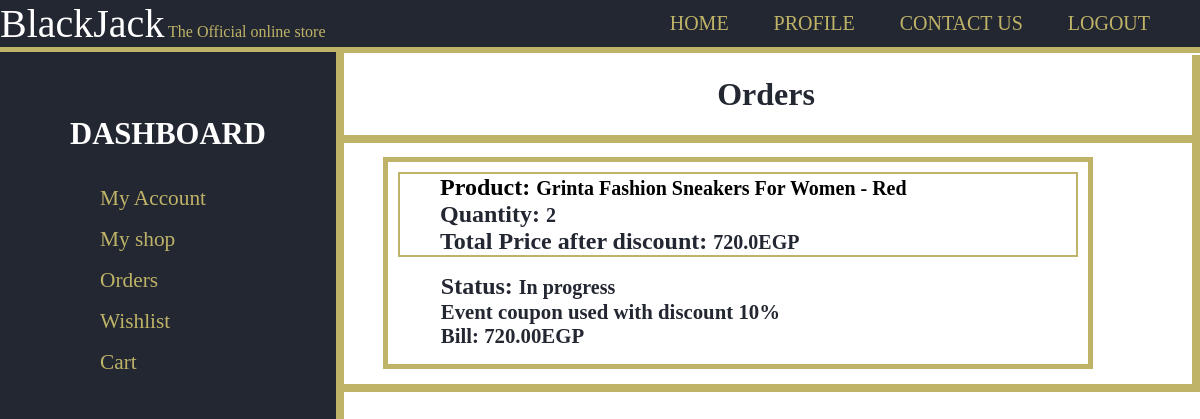
/orders/ (signed in), run on an earlier commit of the app's database.
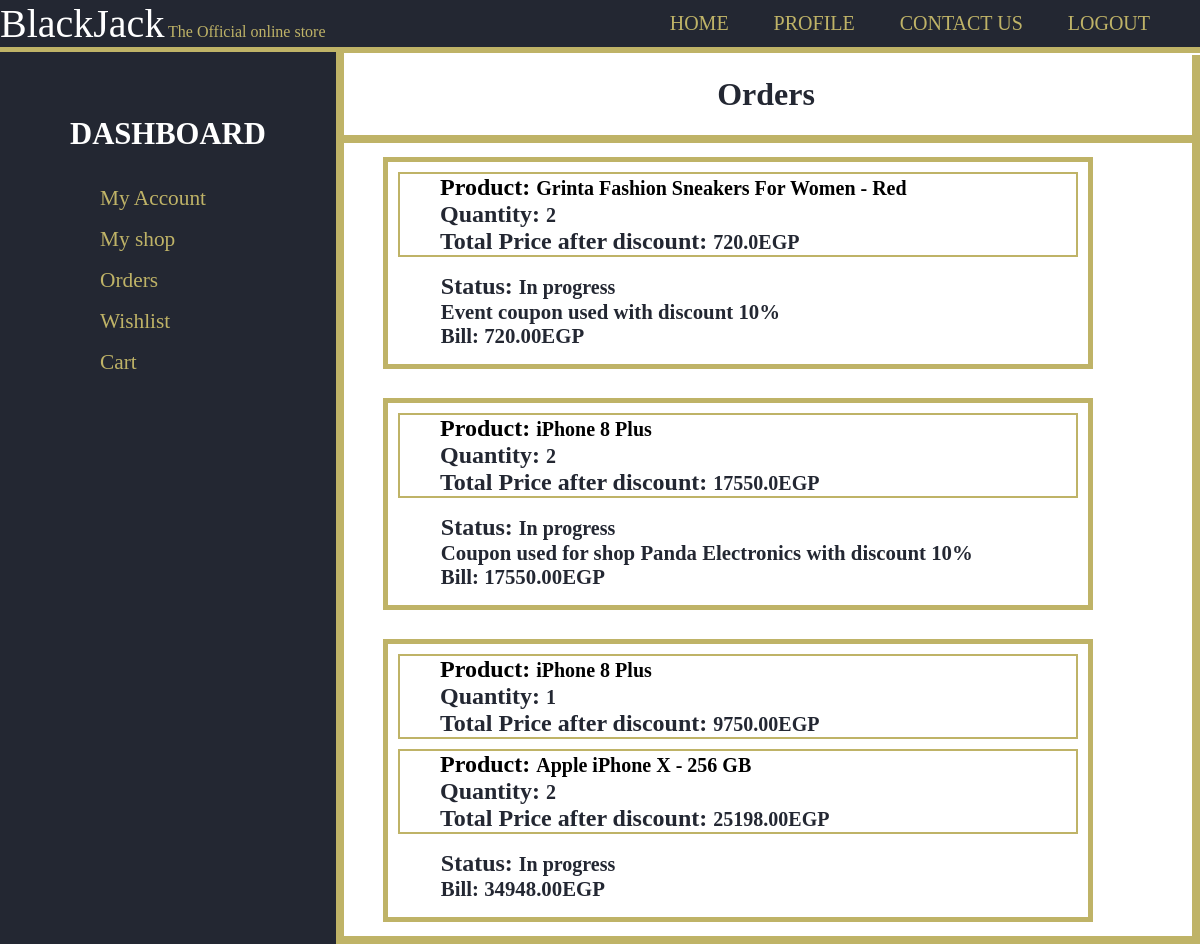
And on a later commit of the database.
### users/models.py (models this page shows, shortened)
class InCart(models.Model):
    product = models.ForeignKey('products.Product',on_delete=models.CASCADE,null=True,default=None)
    quantity = models.PositiveSmallIntegerField(default=1)

class Order(models.Model):
    id = models.UUIDField(primary_key=True, default=uuid.uuid4, editable=False)
    products = models.ManyToManyField('users.InCart', related_name="ordered_products")
    is_delivered = models.BooleanField(default=False)
    is_ordered = models.BooleanField(default=False)
    bill = models.FloatField(default=0.0)
    coupon = models.ForeignKey('shop.Coupon',on_delete=models.SET_NULL,null=True,blank=True)
    created = models.DateTimeField(auto_now=True)
    class Meta:
        ordering = ['created']

### products/models.py (models this page shows, shortened)
class Product(models.Model):
    id = models.UUIDField(primary_key=True, default=uuid.uuid4, editable=False)
    name = models.CharField(max_length=100)
    price = models.DecimalField(max_digits=7,decimal_places=2)
    description = models.TextField(blank=True)
    remaininginstock = models.PositiveSmallIntegerField(default=1)
    featured = models.BooleanField(default=False)
    image = models.ImageField(null=True,blank=True,upload_to='product_images/')
    shop = models.ForeignKey('shop.Shop',on_delete=models.CASCADE)
    reviews = models.ManyToManyField(Review, blank=True, related_name="reviews")
    categories = [
        ('clothing','Clothing'),
        ('tvs','TVs'),
        ('electronics','Electronics'),
        ('home_applicanes','Home Appliances'),
        ('furniture','Furniture'),
        ('other','Other')
    ]
    category_map={
        'clothing':'Clothing',
        'tvs':'TVs',
        'electronics':'Electronics',
        'home_appliances':'Home Appliances',
        'furniture':'Furniture',
        'other':'Other'
    }
    category = models.CharField(max_length=15,choices=categories,default='other')
    visits = models.IntegerField(default=0)

### shop/models.py (models this page shows, shortened)
class Coupon(models.Model):
    name = models.CharField(max_length=30)
    code = models.CharField(max_length=25,unique=True)
    activated = models.BooleanField()
    discount = models.PositiveSmallIntegerField()
    shop = models.ForeignKey('shop.Shop',on_delete=models.CASCADE,null=True,blank=True)
    created = models.DateTimeField(auto_now=True)
    coupon_types = [('shop','shop'),('event','event'),('user','user')]
    coupon_type = models.CharField(max_length=5,choices=coupon_types,default='shop')

class Shop(models.Model):
    name = models.CharField(max_length=30)
    description = models.TextField(max_length=100)
    address = models.TextField(max_length=100,)
    products = models.ManyToManyField(Product, blank=True, related_name="products")
    coupons = models.ManyToManyField('shop.Coupon',blank=True,default=None,related_name='shop_coupons')
    orders = models.ManyToManyField('users.Order',blank=True,default=None,related_name='shop_orders')
    featured = models.BooleanField(default=False)
    def __str__(self):
        return f"{self.name}"

### users/views.py (the view)
# urls.py: path('orders/',views.orders,name='shop_orders'),
@login_required
def orders(request):
    preferred_currency=get_preffered_currency(request)
    currency_ratio=get_currency_ratio(request)
    return render(request,'users/orders.html',{
        'orders':request.user.orders.all(),
        'currency_ratio':currency_ratio,
        'currency_symbol':currency_symbols[preferred_currency]
        })

### users/views.py (called while the page is built)
def get_currency_ratio(request):
    preferred_currency=get_preffered_currency(request)
    if preferred_currency=='EGP':
        return 1
    else:
        return requests.get('https://free.currconv.com/api/v7/convert',{'apiKey':config('API_KEY'),'q':'EGP'+'_'+preferred_currency,'compact':'ultra'}).json()['EGP'+'_'+preferred_currency]

def get_preffered_currency(request):
    if not request.user.is_authenticated:
        return 'EGP'
    if request.user.preferred_currency=='':
        return 'EGP'
    return request.user.preferred_currency

### users/templates/users/orders.html (shortened to what this page needs)
{% extends 'users/layout.html' %}
{% load mathfilters%}
{% block name %}Orders{% endblock %}
{% block body %}
{% if orders %}
<div id="items">
  <div class="itemscontainer">
    {% for order in orders %}
      <div class="item">
            {% for product in order.products.all %}
              <ul style="border:2px solid #BFB367; margin:10px; list-style-type:none;">
                <li><a href="{% url 'productpage' product.product.id %}"><span style="font-size: 1.5rem;">Product: </span><span style="font-size:20px;">{{product.product.name}}</span></a></li>
                <li><span style="font-size: 1.5rem;">Quantity: </span> <span style="font-size: 20px;">{{product.quantity}}</span></li>
                <li><span style="font-size: 1.5rem">Total Price after discount: </span><span style="font-size: 20px;">
                {% if order.coupon %}
                  {% if order.coupon.shop %}
                    {% if order.coupon.shop.name == product.product.shop.name%}
                      {{100|sub:order.coupon.discount|div:100|mul:product.product.price|mul:product.quantity}}{{currency_symbol}}
                    {% else %}
                      {{product.product.price|mul:product.quantity}}{{currency_symbol}}
                    {% endif %}
                  {% else %}
                      {{100|sub:order.coupon.discount|div:100|mul:product.product.price|mul:product.quantity}}{{currency_symbol}}
                  {% endif %}
                {% else %}
                    {{product.product.price|mul:product.quantity}}{{currency_symbol}}
                {% endif %}
                </span></li>
              </ul>
            {% endfor %}
          <ul style="list-style:none; margin-left:0.8em">
          <li><span style="font-size: 1.5rem;">Status: </span><span style="font-size: 20px;">{% if order.is_delivered %}Delivered{% else %}In progress{% endif %}</span></li>
          {% if order.coupon %}
                {% if order.coupon.shop %}
                  <li><span style="font-size: 1.3rem;"> Coupon used for shop {{order.coupon.shop}} with discount {{order.coupon.discount}}%</span></li>
                {% elif order.type == "user" %}
                  <li> <span style="font-size: 1.3rem;"> User coupon used with discount {{order.coupon.discount}}%</span></li>
                {% else %}
                  <li> <span style="font-size: 1.3rem;"> Event coupon used with discount {{order.coupon.discount}}%</span></li>
                {% endif %}
          {% endif %}
          <li> <span style="font-size: 1.3rem;">Bill: {{order.bill|mul:currency_ratio|floatformat:2}}{{currency_symbol}}</span></li>
          </ul>
      </div>
    {% endfor %}
  </div>
</div>
{% else %}
<div>
  <p style="font-size:2.5rem; text-align:center">You don't have any orders</p>
</div>
{% endif %}
{% endblock %}

### users/templates/users/layout.html (shortened to what this page needs)
{% load static %}
<!DOCTYPE html>
<html lang="en">
    <head>
    </head>
    <body>
        <header>
            <div class="Container">
                <div id="header">
                <span id="BlackJack">BlackJack</span>
                <span id="official">The Official online store </span>
            </div>
        <nav> <ul style="margin-top:12px;">
            {% if user.is_authenticated %}
                <li> <a href="{% url 'home' %}"> Home </a> </li>
                <li> <a href="{% url 'userdashboard' %}"> Profile </a></li>
                <li> <a href="{% url 'contactus' %}"> Contact Us </a></li>
                <li> <a href="{% url 'logout' %}">  Logout  </a> </li>
                {% else %}
                <li> <a href="{% url 'home' %}"> Home </a> </li>
                <li> <a href="{% url 'signup' %}">SignUp</a></li>
                <li> <a href="{% url 'login' %}">  Login  </a> </li>
            {% endif %}
        </ul> </nav>
            </div>
        </header>
        {% if user.is_authenticated %}
        <section id="sidemenu">
            <h1 style="color:white; padding-left:40px; font-size:23pt;">   DASHBOARD  </h1>
            <nav> <ul>
            <li> <a href="{% url 'userdashboard' %}"> My Account </a>
            {% if user.is_seller %}
            <li> <a href="{% url 'shopdashboard' %}"> My shop </a>
            {% endif %}
            <li> <a href="{% url 'orders' %}"> Orders </a>
            <li> <a href="{% url 'wishlist' %}"> Wishlist </a>
            <li> <a href="{% url 'cart' %}"> Cart </a>
        </ul> </nav>
        </section>
        {% endif %}
        <div class="container-1">
            <div class="box" id="upperinfo">
              <h1>{% block name %} {% endblock %}</h1>
            </div>
            <div class="box" id="info">
                {% block body %}
                {% endblock %}
            </div>
        </div>
    </body>
</html>

### users/templates/users/orders.html (style rules this page uses)
#items { margin-left: 40px; overflow: hidden; }
.item { float:left; width:700px; background-color:white; border:5px solid #BFB367; margin:0.9em 3px; }
.item a { color:black; text-decoration: none; }

### users/templates/users/layout.html (style rules this page uses)
body { margin:0px; }
.Container { overflow: hidden; }
header { background-color: #232732; color: #ffffff; border-bottom: #BFB367 6px solid; position: fixed; top: 0px; left: 0px; right: 0px; z-index: 1; }
header ul { margin:0; padding: 0; }
header li { display: inline; padding: 0 20px 0 20px; }
header a { text-decoration: none; color: #BFB367; text-transform: uppercase; font-size:15pt; }
header nav { float:right; padding-right:30px; }
#sidemenu { float:left; padding: 40px 70px 50px 30px; background-color:#232732; border-right: 8px #BFB367 solid; text-align:center; text-decoration:none; position: fixed; z-index: 1; bottom: 0px; top: 52px; }
#sidemenu nav { text-align:left; }
#sidemenu nav ul li { list-style: none; }
#sidemenu a { text-decoration: none; color: #BFB367; padding:8px 30px; display:block; font-size:16pt; }
.container-1 { color:#232732; display:flex; flex-direction:column; margin-top: 55px; margin-left: 340px; }
#upperinfo { text-align:center; border-bottom: solid 8px #BFB367 ; border-right: solid 8px #BFB367 ; }
#info { border-right: solid 8px #BFB367 ; border-bottom: solid 8px #BFB367 ; font-weight:bold; }
#official { color: #BFB367; margin-top: 10%; margin-bottom: 5%; display:inline; }
#BlackJack { font-size: 40px; color: white; display:inline; }
#header { display:inline-block; }

What changed in the data, as far as the page shows it:
added Order: coupon.quantity "17550.0", is_delivered "In progress", coupon.shop "Panda Electronics", coupon.discount "10", bill|mul "17550.00", currency_symbol "EGP"
added InCart: product.name "iPhone 8 Plus", quantity "2", currency_symbol "EGP", shown under "Panda Electronics"
added Order: is_delivered "In progress", bill|mul "34948.00", currency_symbol "EGP"
added InCart: product.name "iPhone 8 Plus", quantity "1", product.price|mul "9750.00", currency_symbol "EGP", shown under "34948.00"
added InCart: product.name "Apple iPhone X - 256 GB", quantity "2", product.price|mul "25198.00", currency_symbol "EGP", shown under "34948.00"
